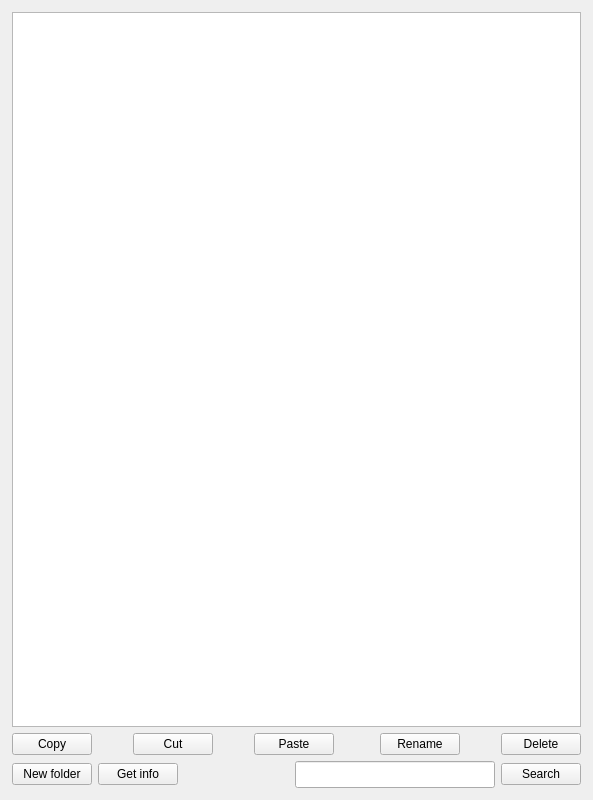
<?xml version="1.0" encoding="UTF-8"?>
<ui version="4.0">
 <class>Widget</class>
 <widget class="QWidget" name="Widget">
  <property name="geometry">
   <rect>
    <x>0</x>
    <y>0</y>
    <width>593</width>
    <height>800</height>
   </rect>
  </property>
  <property name="sizePolicy">
   <sizepolicy hsizetype="Fixed" vsizetype="Fixed">
    <horstretch>0</horstretch>
    <verstretch>0</verstretch>
   </sizepolicy>
  </property>
  <property name="windowTitle">
   <string>File Explorer</string>
  </property>
  <layout class="QGridLayout" name="gridLayout_2">
   <item row="0" column="0">
    <layout class="QGridLayout" name="gridLayout">
     <property name="sizeConstraint">
      <enum>QLayout::SetDefaultConstraint</enum>
     </property>
     <property name="leftMargin">
      <number>1</number>
     </property>
     <property name="topMargin">
      <number>1</number>
     </property>
     <property name="rightMargin">
      <number>1</number>
     </property>
     <property name="bottomMargin">
      <number>1</number>
     </property>
     <item row="0" column="0">
      <widget class="QListView" name="listViewMain">
       <property name="iconSize">
        <size>
         <width>0</width>
         <height>0</height>
        </size>
       </property>
      </widget>
     </item>
     <item row="1" column="0">
      <layout class="QHBoxLayout" name="horizontalLayout_2">
       <item>
        <widget class="QPushButton" name="copyButton_Main">
         <property name="text">
          <string>Copy</string>
         </property>
        </widget>
       </item>
       <item>
        <spacer name="horizontalSpacer">
         <property name="orientation">
          <enum>Qt::Horizontal</enum>
         </property>
         <property name="sizeHint" stdset="0">
          <size>
           <width>13</width>
           <height>17</height>
          </size>
         </property>
        </spacer>
       </item>
       <item>
        <widget class="QPushButton" name="cutButton_Main">
         <property name="text">
          <string>Cut</string>
         </property>
        </widget>
       </item>
       <item>
        <spacer name="horizontalSpacer_2">
         <property name="orientation">
          <enum>Qt::Horizontal</enum>
         </property>
         <property name="sizeHint" stdset="0">
          <size>
           <width>13</width>
           <height>17</height>
          </size>
         </property>
        </spacer>
       </item>
       <item>
        <widget class="QPushButton" name="pasteButton_Main">
         <property name="text">
          <string>Paste</string>
         </property>
        </widget>
       </item>
       <item>
        <spacer name="horizontalSpacer_3">
         <property name="orientation">
          <enum>Qt::Horizontal</enum>
         </property>
         <property name="sizeHint" stdset="0">
          <size>
           <width>40</width>
           <height>20</height>
          </size>
         </property>
        </spacer>
       </item>
       <item>
        <widget class="QPushButton" name="renameButton_Main">
         <property name="text">
          <string>Rename</string>
         </property>
        </widget>
       </item>
       <item>
        <spacer name="horizontalSpacer_4">
         <property name="orientation">
          <enum>Qt::Horizontal</enum>
         </property>
         <property name="sizeHint" stdset="0">
          <size>
           <width>13</width>
           <height>17</height>
          </size>
         </property>
        </spacer>
       </item>
       <item>
        <widget class="QPushButton" name="deleteButton_Main">
         <property name="text">
          <string>Delete</string>
         </property>
        </widget>
       </item>
      </layout>
     </item>
     <item row="2" column="0">
      <layout class="QHBoxLayout" name="horizontalLayout">
       <item>
        <widget class="QPushButton" name="newFolderButton_Main">
         <property name="text">
          <string>New folder</string>
         </property>
        </widget>
       </item>
       <item>
        <widget class="QPushButton" name="GetInfo_Button">
         <property name="text">
          <string>Get info</string>
         </property>
        </widget>
       </item>
       <item>
        <spacer name="horizontalSpacer_6">
         <property name="orientation">
          <enum>Qt::Horizontal</enum>
         </property>
         <property name="sizeHint" stdset="0">
          <size>
           <width>40</width>
           <height>20</height>
          </size>
         </property>
        </spacer>
       </item>
       <item>
        <widget class="QLineEdit" name="Search_lineEdit">
         <property name="enabled">
          <bool>true</bool>
         </property>
         <property name="minimumSize">
          <size>
           <width>200</width>
           <height>0</height>
          </size>
         </property>
         <property name="font">
          <font>
           <pointsize>12</pointsize>
           <italic>true</italic>
          </font>
         </property>
        </widget>
       </item>
       <item>
        <widget class="QPushButton" name="SearchButton">
         <property name="text">
          <string>Search</string>
         </property>
        </widget>
       </item>
      </layout>
     </item>
    </layout>
   </item>
  </layout>
 </widget>
 <resources/>
 <connections/>
</ui>
